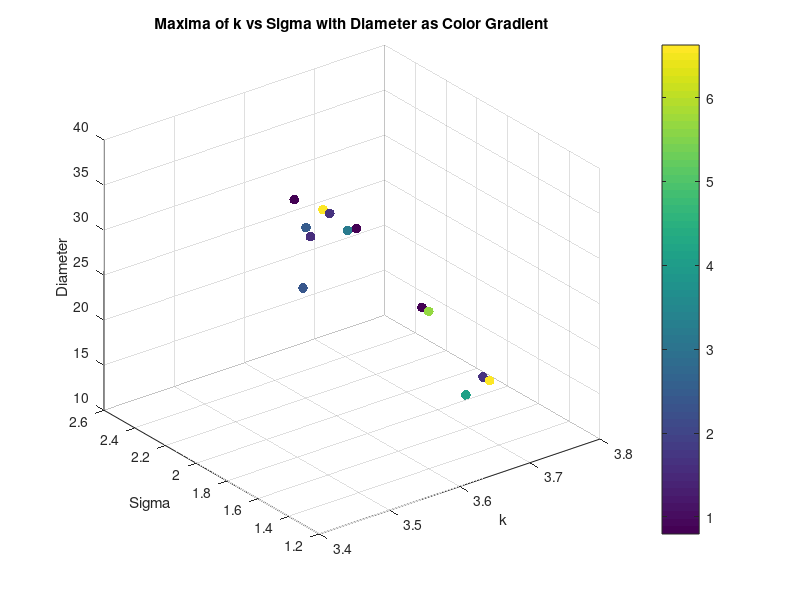
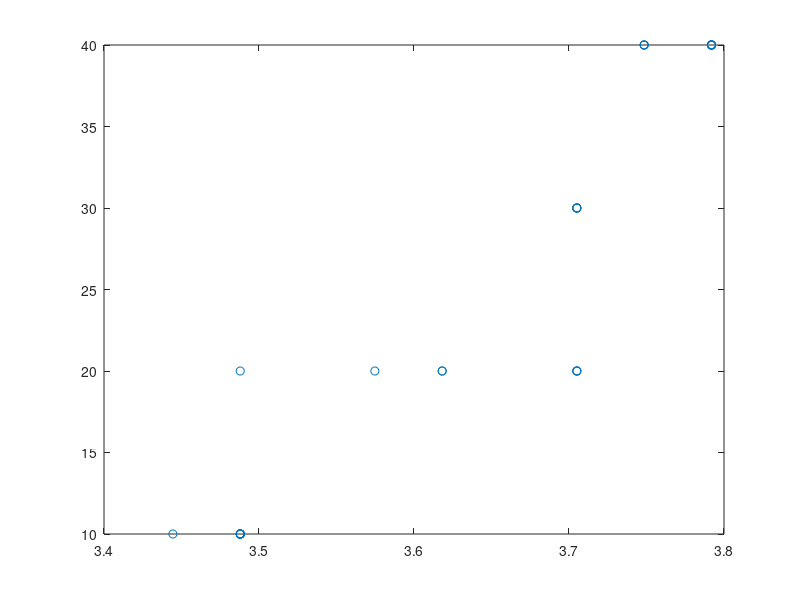

Write MATLAB code to recreate these figures, in order. (Note: this script raises an error after producing the figures.)
clear all;
close all;


% %% Torque Analysis
% load('maxima_data.mat');
% scatter3(maxima_k, maxima_sigma, torque_values, 20, maxima_corr, 'filled');
% xlabel('k');
% ylabel('Sigma');
% zlabel('Torque');
% title('Maxima of k vs Sigma with Torque as Color Gradient');
% colorbar;
% grid on;
% % K means clustering of torque into 10 clusters, taking mean of each cluster k, sigma and corr too
% [cluster_idx, cluster_centers] = kmeans(torque_values', 10);
% % Take the mean of each cluster
% torque_means = zeros(10, 1);
% sigma_means = zeros(10, 1);
% k_means = zeros(10, 1);
% corr_means = zeros(10, 1);
% for i = 1:10
%     torque_means(i) = mean(torque_values(cluster_idx == i));
%     sigma_means(i) = mean(maxima_sigma(cluster_idx == i));
%     k_means(i) = mean(maxima_k(cluster_idx == i));
%     corr_means(i) = mean(maxima_corr(cluster_idx == i));
% end
% % Plot the clusters
% figure;
% scatter3(k_means, sigma_means, torque_means, 50, corr_means, 'filled');
% xlabel('k');
% ylabel('Sigma');
% zlabel('Torque');
% title('Clustered Maxima of k vs Sigma with Torque as Color Gradient');
% colorbar;
% grid on;
% % Ensure data is sorted for polyfit
% [sigma_sorted, sort_idx] = sort(maxima_sigma);
% torque_sorted = torque_values(sort_idx);
% % Display correlation between torque and sigma
% disp('Correlation between Torque and Sigma:');
% disp(corr(torque_sorted', sigma_sorted'));
% % Display correlation between torque and sigma^2
% disp('Correlation between Torque and Sigma^2:');
% disp(corr(torque_sorted', sigma_sorted'.^2));
% % Polyfit for sigma vs torque (order 1 and 2)
% p1_sigma = polyfit(sigma_sorted, torque_sorted, 1);
% % Calculate fitted values and normalized MSE for sigma vs torque
% fitted_torque_p1_sigma = polyval(p1_sigma, sigma_sorted);
% mse_p1_sigma = mean((torque_sorted - fitted_torque_p1_sigma).^2);
% nmse_p1_sigma = mse_p1_sigma / var(torque_sorted);
% % Display results for sigma vs torque
% disp('Sigma vs Torque:');
% disp(['Order 1 nMSE: ', num2str(nmse_p1_sigma)]);
% %display correlation between torque and sigma
% % Plot for sigma vs torque with polynomial fits (first instance)
% figure;
% plot(sigma_sorted, torque_sorted, 'o', 'DisplayName', 'Data');
% hold on;
% plot(sigma_sorted, fitted_torque_p1_sigma, '-r', 'DisplayName', ...
%     ['Order 1 Fit: y = ', num2str(p1_sigma(1)), 'x + ', num2str(p1_sigma(2)), ...
%     ', nMSE = ', num2str(nmse_p1_sigma)]);
% xlabel('Sigma');
% ylabel('Torque');
% title('Sigma vs Torque with Polynomial Fits');
% legend('show');
% grid on;
% % Ensure data is sorted for polyfit
% [sigma_sorted, sort_idx] = sort(sigma_means);
% torque_sorted = torque_means(sort_idx);
% %Display correlation between torque and sigma
% disp('Correlation between Torque and Sigma:');
% disp(corr(torque_sorted, sigma_sorted));
% %Display correlation between torque and sigma^2
% disp('Correlation between Torque and Sigma^2:');
% disp(corr(torque_sorted, sigma_sorted.^2));
% % Polyfit for sigma vs torque (order 1 and 2)
% p1_sigma = polyfit(sigma_sorted, torque_sorted, 1);
% p2_sigma = polyfit(sigma_sorted, torque_sorted, 2);
% % Calculate zitted values and normalized MSE for sigma vs torque
% fitted_torque_p1_sigma = polyval(p1_sigma, sigma_sorted);
% fitted_torque_p2_sigma = polyval(p2_sigma, sigma_sorted);
% mse_p1_sigma = mean((torque_sorted - fitted_torque_p1_sigma).^2);
% mse_p2_sigma = mean((torque_sorted - fitted_torque_p2_sigma).^2);
% nmse_p1_sigma = mse_p1_sigma / var(torque_sorted);
% nmse_p2_sigma = mse_p2_sigma / var(torque_sorted);
% % Display results for sigma vs torque
% disp('Sigma vs Torque:');
% disp(['Order 1 nMSE: ', num2str(nmse_p1_sigma)]);
% disp(['Order 2 nMSE: ', num2str(nmse_p2_sigma)]);
% % Plot for sigma vs torque with polynomial fits (second instance)
% figure;
% plot(sigma_sorted, torque_sorted, 'o', 'DisplayName', 'Data');
% hold on;
% plot(sigma_sorted, fitted_torque_p1_sigma, '-r', 'DisplayName', ...
%     ['Order 1 Fit: y = ', num2str(p1_sigma(1)), 'x + ', num2str(p1_sigma(2)), ...
%     ', nMSE = ', num2str(nmse_p1_sigma)]);
% plot(sigma_sorted, fitted_torque_p2_sigma, '--g', 'DisplayName', ...
%     ['Order 2 Fit: y = ', num2str(p2_sigma(1)), 'x^2 + ', num2str(p2_sigma(2)), ...
%     'x + ', num2str(p2_sigma(3)), ', nMSE = ', num2str(nmse_p2_sigma)]);
% xlabel('Sigma');
% ylabel('Torque');
% title('Sigma vs Torque with Polynomial Fits');
% legend('show');
% grid on;

%% Diameter Analysis
% Saved as diameter_value, k_values(max_k_idx), sigma_values(max_sigma_idx), max_val
load('maxima_data_Diam.mat');

scatter3(maxima_matrix(:, 2), maxima_matrix(:, 3), maxima_matrix(:, 1), 50, maxima_matrix(:, 4), 'filled'); 
xlabel('k');
ylabel('Sigma');
zlabel('Diameter');
title('Maxima of k vs Sigma with Diameter as Color Gradient');
colorbar;
grid on;

% K vs d
% Ensure data is sorted for polyfit
[k_sorted, sort_idx] = sort(maxima_matrix(:, 2));
d_sorted = maxima_matrix(:, 1);
% Display correlation between d and k
disp('Correlation between Diameter and k:');
disp(corr(d_sorted, k_sorted));

%plot for k vs diam with polynomial fits
figure;
plot(k_sorted, d_sorted, 'o', 'DisplayName', 'Data');
hold on;
p1_k = polyfit(k_sorted, data1_sorted, 1);
fitted_d_p1_k = polyval(p1_k, k_sorted);
mse_p1_k = mean((d_sorted - fitted_d_p1_k).^2);
nmse_p1_k = mse_p1_k / var(d_sorted);
disp('Diameter vs k:');
disp(['Order 1 nMSE: ', num2str(nmse_p1_k)]);
plot(k_sorted, fitted_d_p1_k, '-r', 'DisplayName', ...
    ['Order 1 Fit: y = ', num2str(p1_k(1)), 'x + ', num2str(p1_k(2)), ...
    ', nMSE = ', num2str(nmse_p1_k)]);
xlabel('k');
ylabel('Diameter');
title('k vs Diameter with Polynomial Fits');
legend('show');






